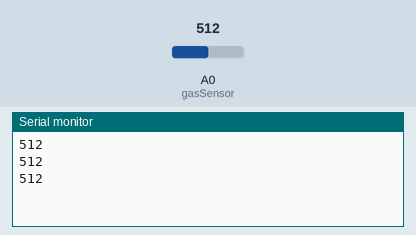
The sketch below on a simulated Arduino Uno, built with avr-gcc and run on an emulated ATmega328P. On the bench: the last lines printed to the serial monitor. The test bench sets the inputs (shaded band); at power-on: A0 (gasSensor) = 512.

Above: at 1.3 s.
1.4 s: A0 (gasSensor) set to 716
At 1.9 s:
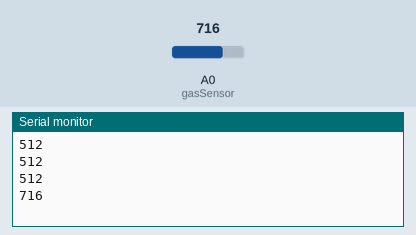
2.9 s: A0 (gasSensor) set to 900
At 3.4 s:
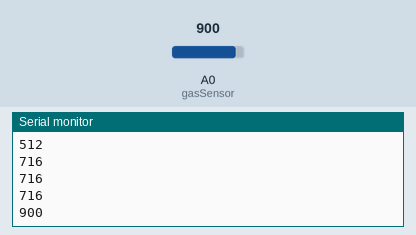
Timing chart, 0 to 5.9 s (numbered marks = the images above; inputs shaded):
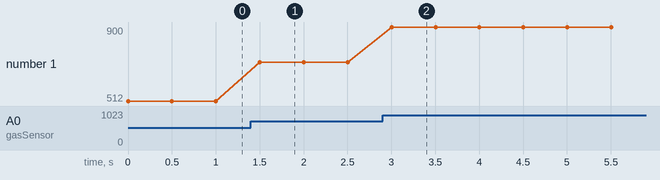

Measured:
- after the input at 1.4 s, the serial monitor: prints a new line after 0.10 s (image 1)
- after the input at 2.9 s, the serial monitor: prints a new line after 0.10 s (image 2)
- plotted number 1: 512 → 716 after the input at 1.4 s, 716 → 900 after the input at 2.9 s

The sketch:

s22_Gas_sensor.ino
```cpp
/*

Ks0040 keyestudio Analog Gas Sensor
_________________________________
|  SETUP                          |
|Sensor pin  ::    Particle pin   |
|   +        ::        3.3v       |
|   -        ::        GND        |
|   A0       ::        A0         |
|   D0       ::        null       |
|_________________________________|


SPECIFICATIONS:

analog sensor
can adjust sensitivity with screw
embedded led
must be calibrated to use
detects LPG, I-butane, propane, methane, alcohol, Hydrogen and smoke. (tested with co2 smoke)

src: https://wiki.keyestudio.com/Ks0040_keyestudio_Analog_Gas_Sensor
*/

#include <math.h>
#define gasSensor A0
void setup()
{
  Serial.begin(9600);
  pinMode(gasSensor, INPUT);
}
void loop()
{
int val;
val=analogRead(gasSensor);//Read Gas value from analog 0
Serial.println(val,DEC);//Print the value to serial port
delay(500);
}
```
